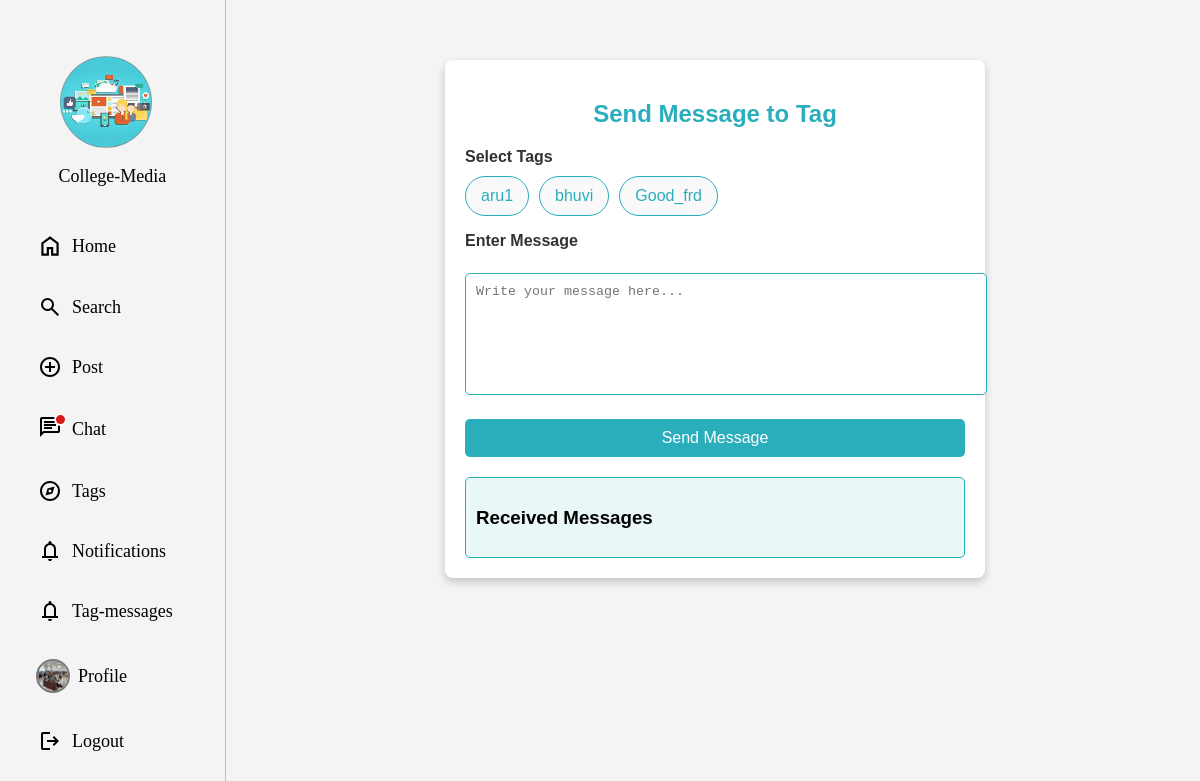
Screenshot of /user_dash/multi_tag_messeges (signed in) with the database file from the repository.
### staff_app/models.py (models this page shows)
class Student(models.Model):
    user = models.OneToOneField(CoustomUser, on_delete=models.CASCADE)
    roll_number = models.CharField(max_length=15, unique=True)
    email = models.EmailField(unique=True)
    name=models.CharField(max_length=30, blank=True)
    section=models.CharField(max_length=10, blank=True)
    school=models.CharField(max_length=100, blank=True)
    dob=models.CharField(max_length=20, blank=True)
    profile_image=models.ImageField(upload_to='profile_image/', blank=True, null=True)
    def __str__(self):
        return self.roll_number

### user_app/models.py (models this page shows)
class Tag(models.Model):
    tag_given_by=models.ForeignKey(Student,on_delete=models.CASCADE,related_name='tags_given')
    tag_person=models.ForeignKey(Student,on_delete=models.CASCADE,related_name='tags_received')
    tag=models.CharField(max_length=20,blank=True)
    universal=models.BooleanField(default=False)
    def __str__(self):
        return '{}-{}'.format(self.tag,self.tag_person)

### user_app/views.py (the view)
# urls.py: path('multi_tag_messeges',views.multi_tag_messeges,name='multi_tag_messeges'),
def multi_tag_messeges(request):
    roll_number=request.user
    roll_number=Student.objects.get(user=roll_number)
    tags=Tag.objects.filter(tag_given_by=roll_number)
    unique_tags = {}
    for tag in tags:
        if tag.tag not in unique_tags:
            unique_tags[tag.tag] = tag
    unique_tags_list = list(unique_tags.values())
    print(unique_tags_list)
    return render(request, 'user_pages/multi_tag_messeges.html', {'tags': unique_tags_list})

### staff_app/context_processors.py (called while the page is built)
def student_profile(request):
    if request.user.is_authenticated:
        try:
            student = Student.objects.get(user=request.user)
            return {'student_profile': student}
        except Student.DoesNotExist:
            return {}  # No Student instance found
    return {}

### templates/user_pages/multi_tag_messeges.html (shortened to what this page needs)
{% extends "user_pages/base.html" %}
{% block content %}
<div class="right">
    <div class="container">
        <h2>Send Message to Tag</h2>
        <form onsubmit="handleFormSubmission(event)">
            <label for="tags">Select Tags</label>
            <div class="tag-container">
                {% for tag in tags %}
                    <div class="tag" onclick="toggleTag(this, '{{ tag.tag }}')">{{ tag.tag }}</div>
                {% endfor %}
            </div>
            <label for="message">Enter Message</label>
            <textarea id="message" name="message" placeholder="Write your message here..."></textarea>
            <button type="button" id="send-message-btn">Send Message</button>
        </form>
        <div class="message-container">
            <h3>Received Messages</h3>
        </div>
    </div>
</div>
{% endblock content %}

### templates/user_pages/base.html (shortened to what this page needs)
{% load static %}
<!DOCTYPE html>
<html lang="en">
<head>
    <link rel="stylesheet" href="https://cdnjs.cloudflare.com/ajax/libs/font-awesome/4.7.0/css/font-awesome.min.css">
</head>
<body>
    <div class="left">
        <ul>
            <li>
                <div class="logo-image"></div>
                <p class="logo-name">College-Media</p>
            </li>
            <li class="menu-items" onclick="window.location='/user_dash/home/'">
                <svg xmlns="http://www.w3.org/2000/svg" height="26px" viewBox="0 -960 960 960" width="24px"
                    fill="#5f6368">
                    <path class="icon"
                        d="M240-200h120v-240h240v240h120v-360L480-740 240-560v360Zm-80 80v-480l320-240 320 240v480H520v-240h-80v240H160Zm320-350Z" />
                </svg>
                <a href="/user_dash/home/">Home</a>
            </li>
            <li class="menu-items" onclick="window.location='/search_student/'">
                <a href="/search_student/">Search</a>
            </li>
            <li class="menu-items" onclick="window.location='/user_dash/add_post'">
                <a href="/user_dash/add_post">Post</a>
            </li>
            <li class="menu-items" onclick="window.location='/chat_app/chat'">
                 <div id="chat-unread" class="chat-dot">
                     <div class="chat-dot-svg"></div>
                 </div>
                 <a href="/chat_app/chat">Chat</a>
             </li>
            <li class="menu-items" onclick="window.location='/user_dash/tags'">
                <a href="#">Tags</a>
            </li>
            <li class="menu-items" onclick="window.location='/notification'">
                <a href="#">Notifications</a>
            </li>
            <li class="menu-items" onclick="window.location='/user_dash/multi_tag_messeges'">
                <a href="#">Tag-messages</a>
            </li>
            <li class="menu-items" onclick="window.location='/user_dash/user_profile'">
                {% if user.is_authenticated and student_profile %}
                {% if student_profile.profile_image %}
                <div class="profile"><img class="img1" src="{{ student_profile.profile_image.url }}" class="img"></div>
                <a href="/user_dash/user_profile">Profile</a>
                {% else %}
                <div id="profile-image-placeholder" onclick="window.location='/user_dash/user_profile'">
                    {{ student_profile.name|slice:":2"|upper }}
                </div>
                <a href="/user_dash/user_profile">Profile</a>
                {% endif %}
                {% else %}
                <a href="{% url 'login' %}">Login</a>
                {% endif %}
            </li>
            <li class="menu-items" onclick="window.location='/logout'">
                <svg xmlns="http://www.w3.org/2000/svg" height="24px" viewBox="0 -960 960 960" width="24px"
                    fill="#5f6368">
                    <path class="icon"
                        d="M200-120q-33 0-56.5-23.5T120-200v-560q0-33 23.5-56.5T200-840h280v80H200v560h280v80H200Zm440-160-55-58 102-102H360v-80h327L585-622l55-58 200 200-200 200Z" />
                </svg>
                <a href="/logout">Logout</a>
            </li>
        </ul>
    </div>
    {% block content %}{% endblock content %}
</body>
</html>

### rows the page displays
Student: profile_image (picture)
Tag: tag "aru1"
Tag: tag "bhuvi"
Tag: tag "Good_frd"
